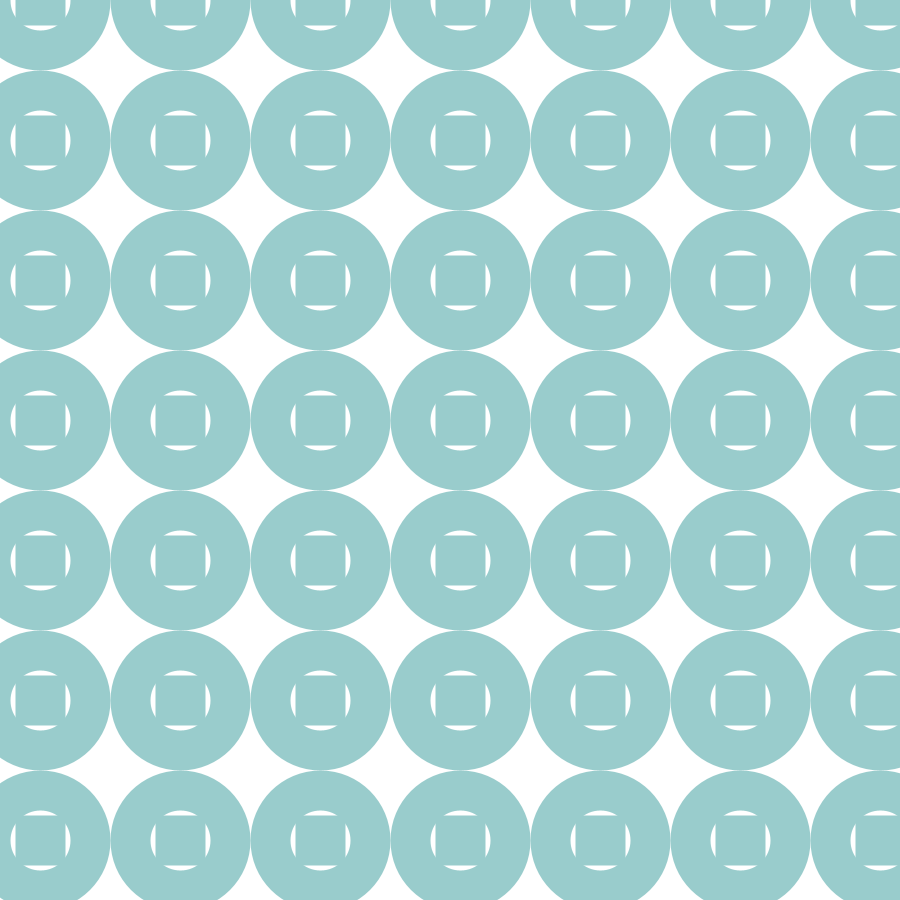
Frame 1 (no input)
Frame 60 (the mouse pressed at the canvas centre just before this capture): identical to frame 1, image omitted
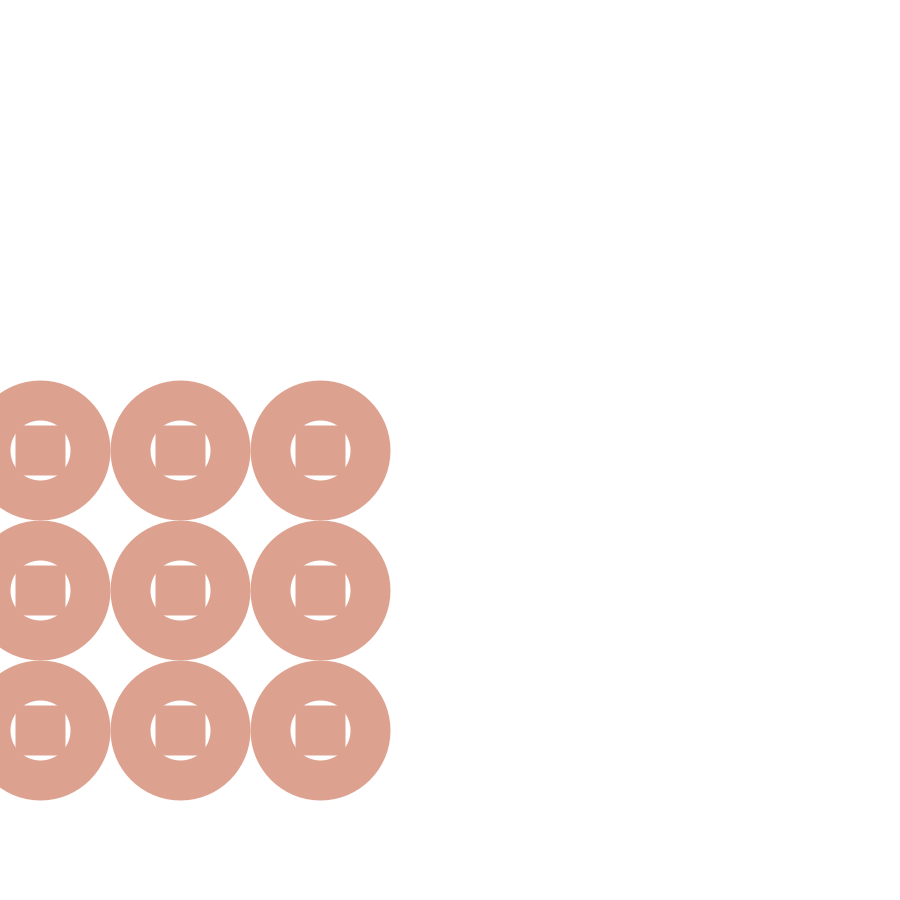
Frame 120 (the mouse held since frame 60 and released just before this capture)

The Processing sketch that drew these frames (run headless with seeded random() and noise(); from frame 60 on, the mouse is pressed at the canvas centre):

// Processing sketch: morenos05c0
// ── morenos05c0.pde
//Universidad del Desarrollo - Facultad de Diseño - Diseño Digital - 6to semestre - Expresión Digital II
// Nicolas Moreno Tello
// morenos04col00

/* Dos grillas hecha a partir de cìrculos y cuadrados, se puede cambiar el color celeste por uno naranjo al apretar el mouse. Tambien cambia la cantidad
de los ellipses al mover el mouse con eje Y. Cuando uno utiliza la tecla "z"  se cambia el orden ( aparece menos ) de los ellipses .Cuando uno utiliza
la tecla "x" aumenta un poco mas los ellipses.Cuando uno utiliza la tecla "c" los cuadrados aumentan de tamaño con un fill blanco
y al mover el mouse con eje Y los cuadrados pasa a un degrade  con opacidad.
 */
 
// Se declaran las variables globales-------

int  r, g, b; //Declarar variables r, g, b
int r2, g2, b2;//Declarar variable r2,g2,b2
int tamano; //Declarar variable tamano
int a;   //Declarar variable f
int margen;//Declarar variable de margen

color col1;//Declarar variable de color
color col0;//Declarar variable de color

//Inicialización ambito de setup -------

 void setup() {
  noCursor(); //No aparece el cursor 
  size(900, 900); // un canvas de un tamaño de 900px X 900px
  
  // Valores Variables.
  
  col0 =color (#99cccc); // establecer que col0 sea un color celeste 
  col1 = color(#ffffff);// establecer que col0 sea un color blanco 
 
  r = 153;      // establecer que el variable r sea un numero int de 153
   g = 204;     // establecer que el variable g sea un numero int de 204           ( este rgb hace el mismo celeste de col0 )
    b = 204;    // establecer que el variable b sea un numero int de 204
    
  r2 = 221;    // establecer que el variable r2 sea un numero int de 221
   g2 = 161;   // establecer que el variable g2 sea un numero int de 221           (este rgb es un color naranjo )
    b2 = 143;  // establecer que el variable b2 sea un numero int de 221
    
  tamano = 10; //establecer variable tamano sea un numero int 10 
  margen = 50; //establecer variable margen sea un numero int 50
  a= 140;      //establecer variable a sea un numero int 140
 }
 
void draw() {
 background(255); // bakcground de color blanco
 
 margen= mouseY; // margen es igual al movimiento vertical del mouse Lo que permite manipular la cantidad de columnas existentes en la composición
   
 for (int i = 40; i < width - margen; i+= a) { //  asigna el valor a a 
  for (int j = margen; j < height- 50; j+= a) {
   noFill(); // establecer que mi ellipse no tenga relleno 
   strokeWeight(40); // estrablecer que mi stroke de mi ellipse sea de grosor de 40
   stroke(col0); // color de mi stroke 
   ellipse(i, j, 100, 100); //decir que mi ellipse sea de x i y aun j de y . con tamaño de 100 x 100
   
   fill(col1,j); // Relleno de col1 con la transparencia de j
   rectMode(CENTER);// centro en rect dento de los ellipses ( grilla )

   rect(i, j, tamano, tamano);//( se crea un rect con x i y j y , tamaño 10 y 10 
     }
   }
 }
  // Inicialización ámbito del mouse pressed
  
 void mousePressed() {  // Si col0 es igual a color(r, g, b) al apretar el mouse este cambia su valor a color(r2, g2, b2), sino vuelve al valor anterior.
 if (col0 == color(r, g, b)) {
  col0 = color(r2, g2, b2);
   } else {
    col0 = color(r, g, b);
   }
  }
  
 // Inicialización ámbito del Teclado (teclas)
 
 void keyPressed () {
   if (key == 'z') {   // Si pulsas “z”  la variable “f” cambia a 300 disminuyendo la distancia de los ellipses y creando menos ellipses en la grilla.
    a = 300;
   }
   if (key == 'x') {   // Si pulsas “x”  la variable “f” cambia a 200 aumentando la distancia de los ellipses y creando menos ellipses en la grilla.
     a = 200;
   }

 if (key == 'c') {   // Si pulsas “d”  la variable “f” cambia a 150 aumentando la distancia de los ellipses y creando menos ellipses en la grilla.
     tamano = 150;
   }
 }
 //Inicialización ámbito de soltar el teclado
 
 void keyReleased()  

{
  if(tamano == 0) { //si tamano deja de ser 255 cambia a un valor de 10 ( normal )
    tamano = 255;
  } else {
    tamano = 10;
  }
}
 
